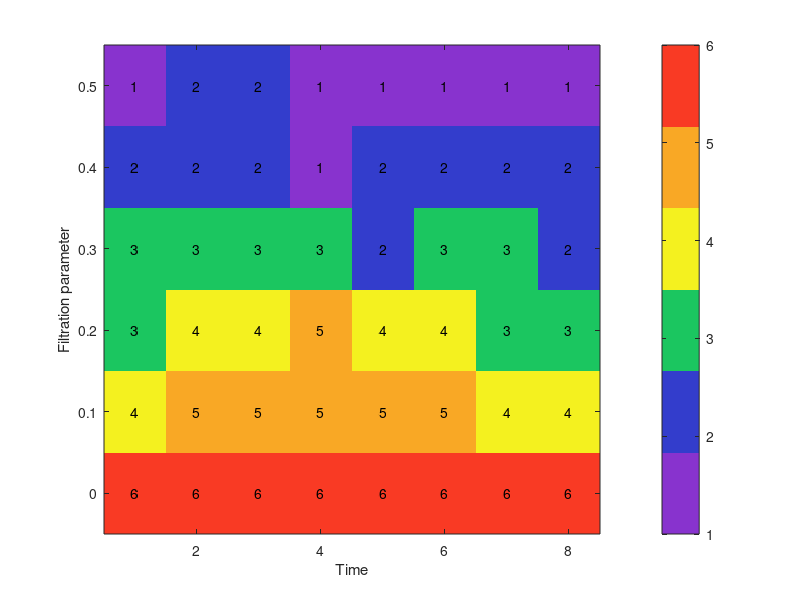

Reproduce this figure in MATLAB.
%http://stackoverflow.com/questions/3942892/how-do-i-visualize-a-matrix-with-colors-and-values-displayed
data = [1 2 2 1 1 1 1 1; 2 2 2 1 2 2 2 2; 3 3 3 3 2 3 3 2; 3 4 4 5 4 4 3 3; 4 5 5 5 5 5 4 4; 6 6 6 6 6 6 6 6];
handle = imagesc(data);   
hold on;%# Create a colored plot of the matrix values

% purple 136, 51, 206
% blue 51, 61, 204
% green 27, 198, 96
% yellow 244, 241, 31
% orange 249, 168, 37
% red 249, 58, 36

cmap = zeros(6 , 3);
cmap(1, :) = [136, 51, 206]./255;
cmap(2, :) = [51, 61, 204]./255;
cmap(3, :) = [27, 198, 96]./255;
cmap(4, :) = [244, 241, 31]./255;
cmap(5, :) = [249, 168, 37]./255;
cmap(6, :) = [249, 58, 36]./255;

colormap(cmap)
colorbar



textStrings = num2str(data(:),'%i');  %# Create strings from the matrix values
textStrings = strtrim(cellstr(textStrings));  %# Remove any space padding
[x, y] = meshgrid(1:8, 1:6); 
%x = meshgrid(1:6);
%y = meshgrid(1:8); %# Create x and y coordinates for the strings
hStrings = text(x(:),y(:),textStrings(:), 'HorizontalAlignment','center'); %# Plot the strings
midValue = mean(get(gca,'CLim'));  %# Get the middle value of the color range

%set(gca,'XTick',1:8, 'YTick',0.1:0.1:0.6, 'TickLength',[0 0]);
xlabel('Time');
ylabel('Filtration parameter');
yticklabels(fliplr([0:0.1:0.5]));
saveas(handle, 'toyMatrix', 'png');
hold off;